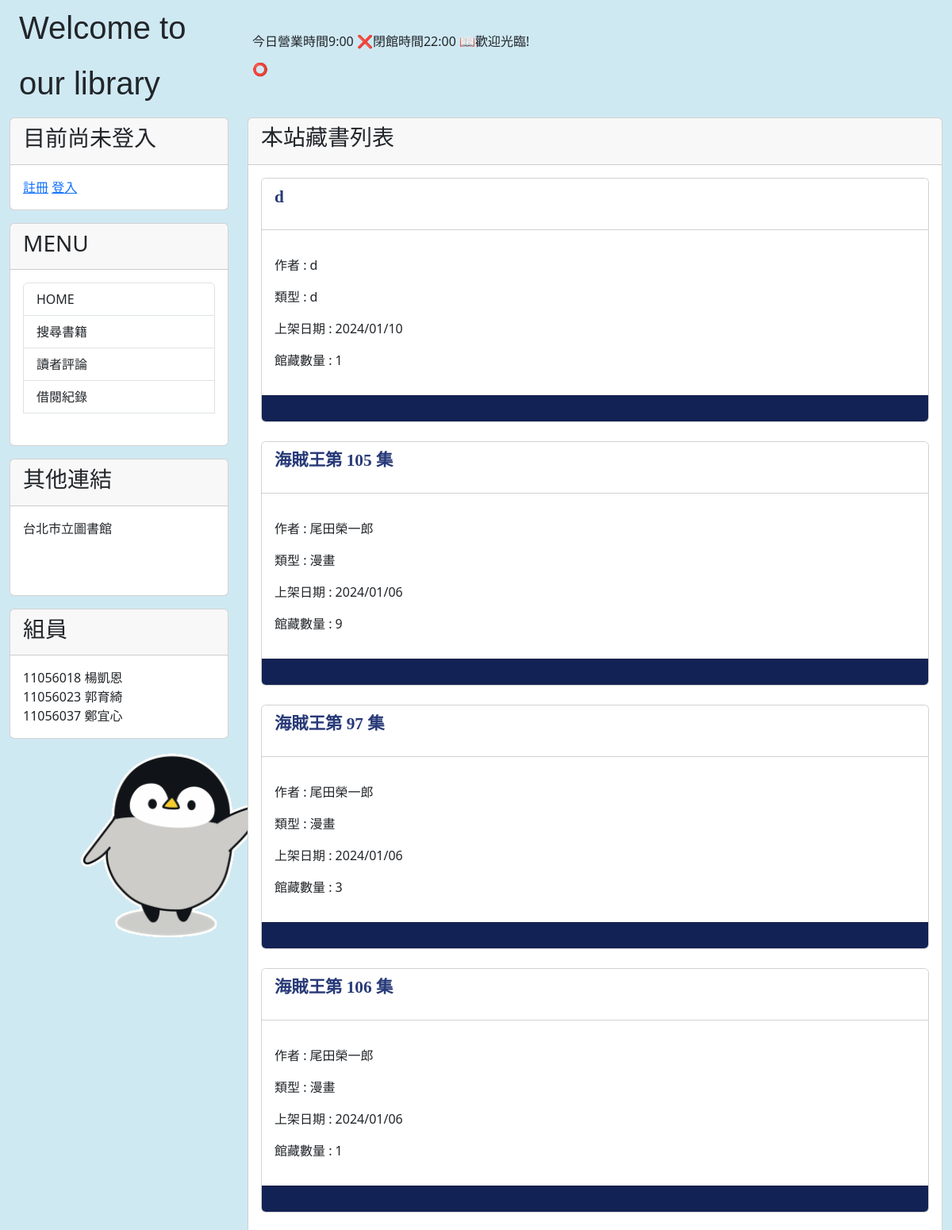
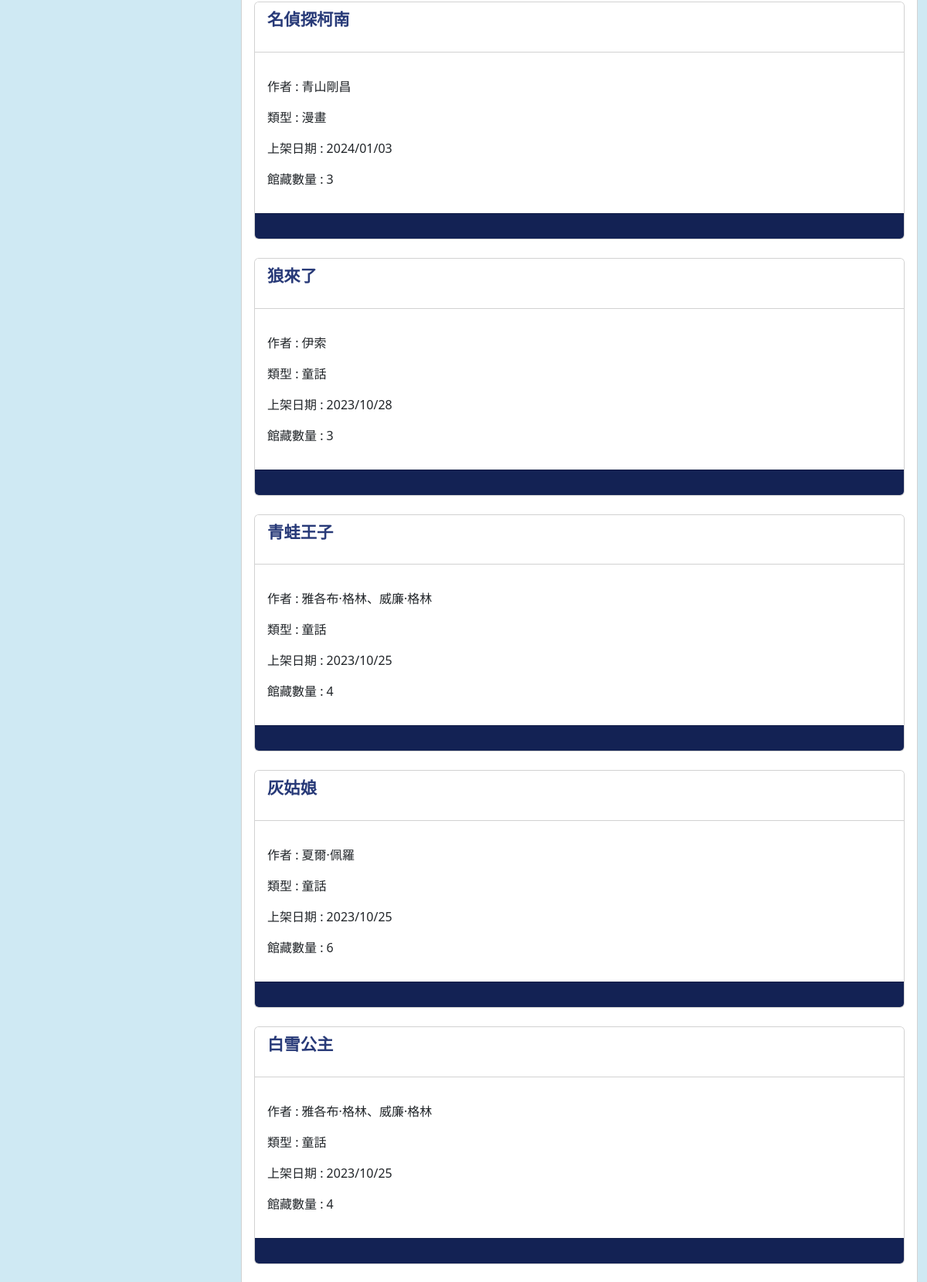
The page / (upper part) on the database its author committed (2 pictures, top to bottom).
### mytext/models.py (models this page shows, shortened)
class Post(models.Model):
    GENRE_CHOICES = (
        ('童話', '童話'),
        ('漫畫', '漫畫'),
    )
    title = models.CharField(max_length=200)
    slug = models.CharField(max_length=200)
    genre = models.CharField(max_length=200, choices=GENRE_CHOICES)
    author = models.CharField(max_length=50)
    condition = models.TextField()
    quantity = models.IntegerField()
    body = models.TextField()
    pub_date = models.DateTimeField(auto_now_add=True)
    class Meta:
        ordering = ('-pub_date',)

### mytext/views.py (the view)
# urls.py: path('',mv.homepage, name='homepage'),
def homepage(request):
    posts = Post.objects.all()
    now = datetime.now()
    if request.user.is_authenticated:
        user_name = request.user.username
    else:
        user_name="未登入"
    return render(request ,'index.html', locals())

### mytext/templates/index.html (shortened to what this page needs)
{% extends "base.html" %}
{% block headmessage%} <h3 style='font-family:標楷體;'>本站藏書列表</a> {% endblock headmessage %}
{% block content%}
{% for post in posts %}
<div class='card'>
    <div class='card-header' style='background-color:#ffffff'>
            <p style='font-family:微軟正黑體;font-size:16pt;font-weight:bold;'>
                <a href='/post/{{post.slug}}' style="text-decoration:none; color:#283a78" >{{ post.title }}</a>
            </p>
    </div>
    <div class='card-body' style='background-color:#ffffff'>
        <p>
            <p>作者 : {{post.author}}</p>
            <p>類型 : {{post.genre}}</p>
            <p>上架日期 : {{ post.pub_date | date:"Y/m/d"}}</p>
            <p>館藏數量 : {{post.quantity}}</p>
        </p>
    </div>
    <div class='card-footer'  style='background-color:#132254'>
    </div>
</div>
<br>
{% endfor %}
{% endblock %}

### rows shown on the page
Post: title "d", author "d", genre "d", pub_date "2024/01/10", quantity "1"
Post: title "海賊王第 105 集", author "尾田榮一郎", genre "漫畫", pub_date "2024/01/06", quantity "9"
Post: title "海賊王第 97 集", author "尾田榮一郎", genre "漫畫", pub_date "2024/01/06", quantity "3"
Post: title "海賊王第 106 集", author "尾田榮一郎", genre "漫畫", pub_date "2024/01/06", quantity "1"
Post: title "名偵探柯南", author "青山剛昌", genre "漫畫", pub_date "2024/01/03", quantity "3"
Post: title "狼來了", author "伊索", genre "童話", pub_date "2023/10/28", quantity "3"
Post: title "青蛙王子", author "雅各布·格林、威廉·格林", genre "童話", pub_date "2023/10/25", quantity "4"
Post: title "灰姑娘", author "夏爾·佩羅", genre "童話", pub_date "2023/10/25", quantity "6"
Post: title "白雪公主", author "雅各布·格林、威廉·格林", genre "童話", pub_date "2023/10/25", quantity "4"
